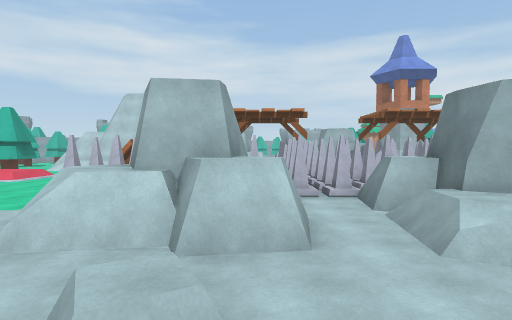
[1] (above)

19 first-person views from a walk through a Unity game level. The camera is 1.5 m above the floor, tilts 2° down and sees 80° across. The floor is counted in squares, 2 m on a side. Each view is taken from the middle of a square. On the plan, view 1 faces up. The plan holds only what a view shows up to about 10 squares ahead; the rest is blank. The place goes on beyond the plan.

[2]
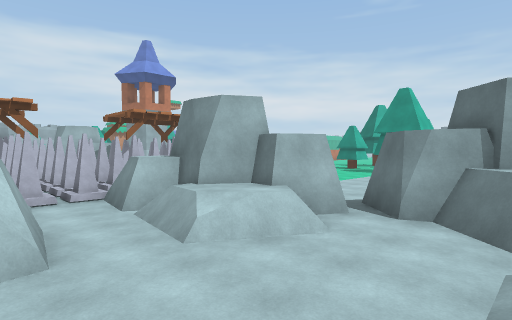

[3]
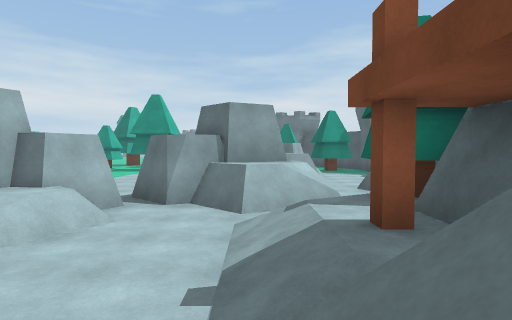

[4]
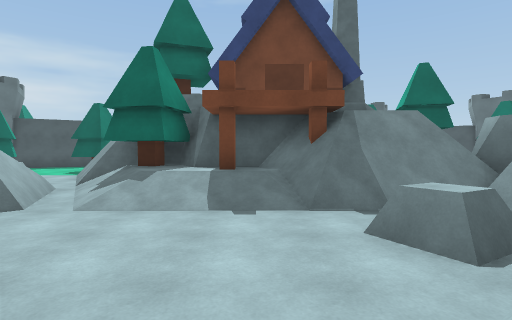

[5]
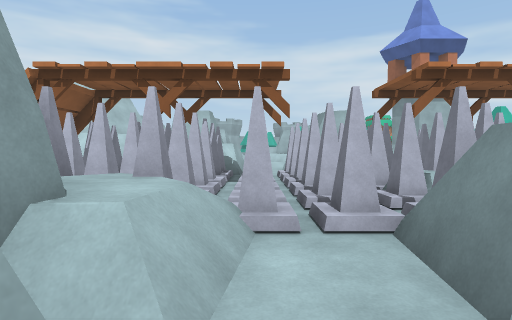

[6]
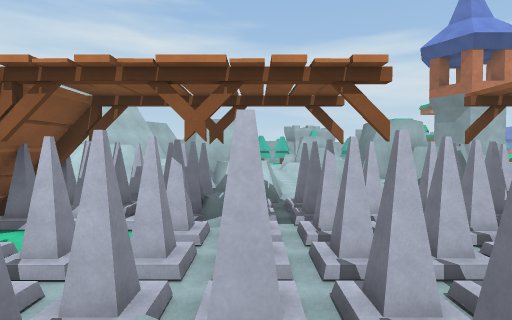

[7]
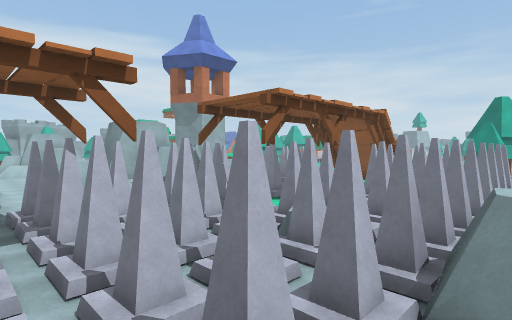

[8]
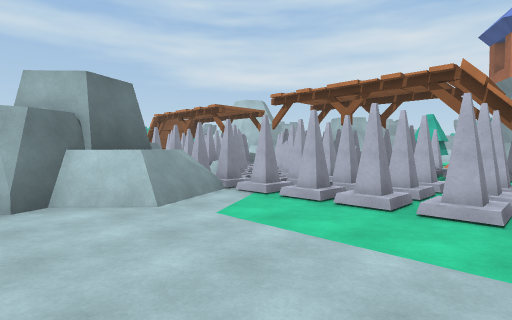

[9]
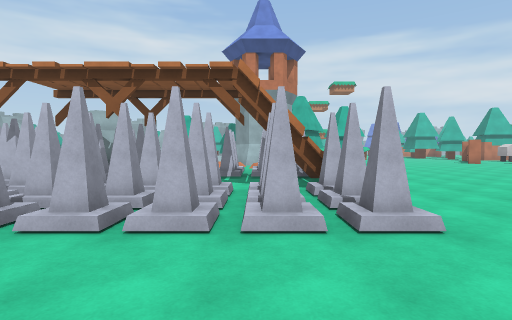

[10]
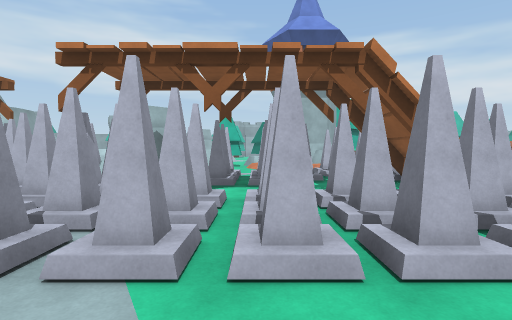

[11]
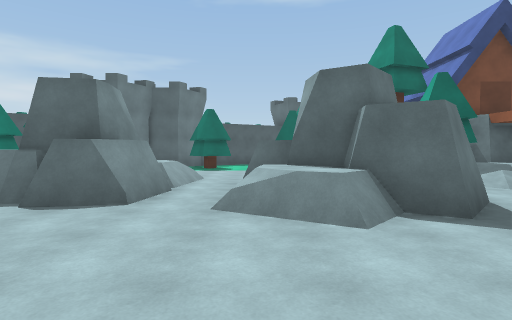

[12]
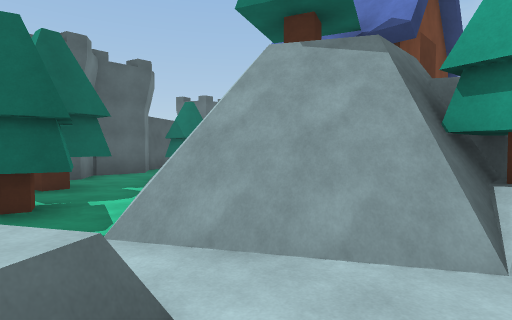

[13]
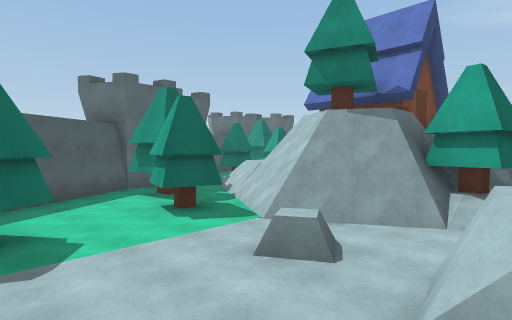

[14]
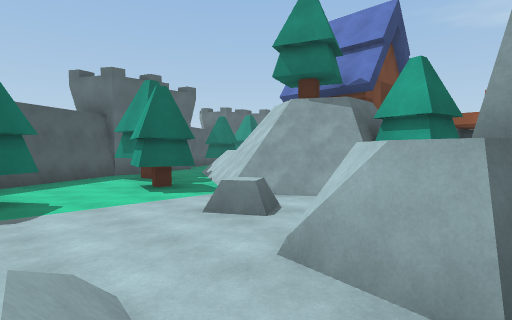

[15]
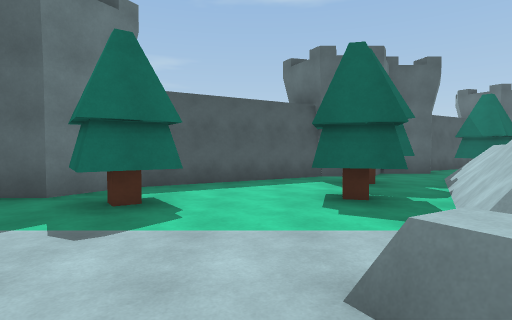

[16]
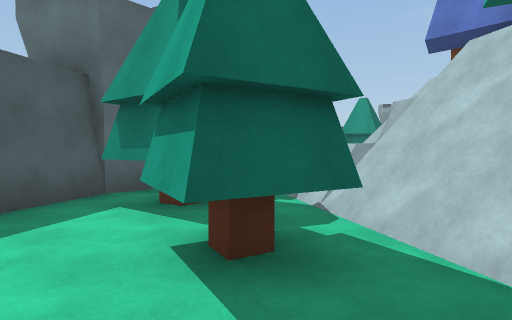

[17]
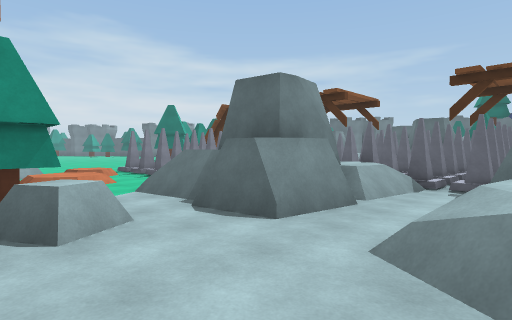

[18]
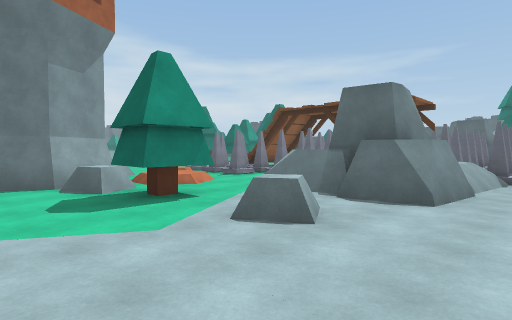

[19]
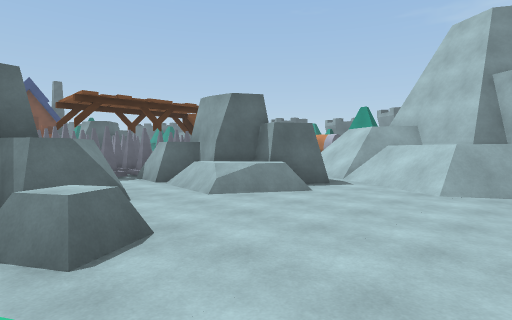

### Floor plan
Key: @ floor where view 1 was taken; # wall or solid block; . main floor; : floor 0.25 m higher than the main floor; + floor 0.5 m higher than the main floor; * floor 0.75 m higher than the main floor; % floor 1 m higher than the main floor; & floor 1.5 m higher than the main floor; / step, stairs or slope; = window, fence, low wall or low ledge; ^ raised ledge; R rock; T tree; W tower; O other object.
Columns run from 8 left of view 1 to 10 right of it. Each row starts with its distance up from view 1.
 21         .......
 20   ###//.........##
 19   ##///.......TRW#R
 18   #///.....RR.T///R
 17   ////##=#.....// /
 16   //// ######=/..:/
 15   //   ##=###^=.OOO
 14       ###=### OOOO
 13      O###=+=##OOOO
 12    ##OOROOOOOOOOOO#
 11    #OOORROOOOOOO. #
 10 /. ##..OOOOOO  .  #
  9 ... OOOOOOORROOOOOO
  8  .. OOOOOOORROOOOOO
  7   ..OO #OOOOOOOOOOO
  6    ..   //###^.....
  5     .####./##^=....
  4      ####./###.....
  3      ==##./=##.=...
  2        R...=.##//.#
  1        RR....###/.#
  0      ##/@///=####./
 -1      #//#*#//####./
 -2        ^^##T/...../
 -3           ####.R...
 -4     T       ##.....
 -5     T       ###....
 -6 OO          ##T..TT
 -7  O       ##=#=TT..T
 -8         #==&:TT....
 -9         #  %.TT..##
-10          TT.  ####
-11          TT####
-12           .##

Where each view was taken, in squares from view 1:
view 1: 0 up, 0 right, facing up
view 2: 0 up, 0 right, facing up-right
view 3: 0 up, 1 left, facing right
view 4: 4 up, 1 right, facing down
view 5: 4 up, 1 right, facing up
view 6: 6 up, 0 right, facing up
view 7: 6 up, 0 right, facing up-right
view 8: 3 up, 10 right, facing up-left
view 9: 4 up, 9 right, facing up
view 10: 5 up, 7 right, facing up
view 11: 6 up, 8 right, facing down
view 12: 2 down, 7 right, facing down-left
view 13: 1 down, 10 right, facing down-left
view 14: 0 up, 10 right, facing down-left
view 15: 2 down, 8 right, facing down
view 16: 5 down, 8 right, facing down-left
view 17: 19 up, 0 right, facing down-right
view 18: 21 up, 1 right, facing down-right
view 19: 21 up, 4 right, facing down-left
